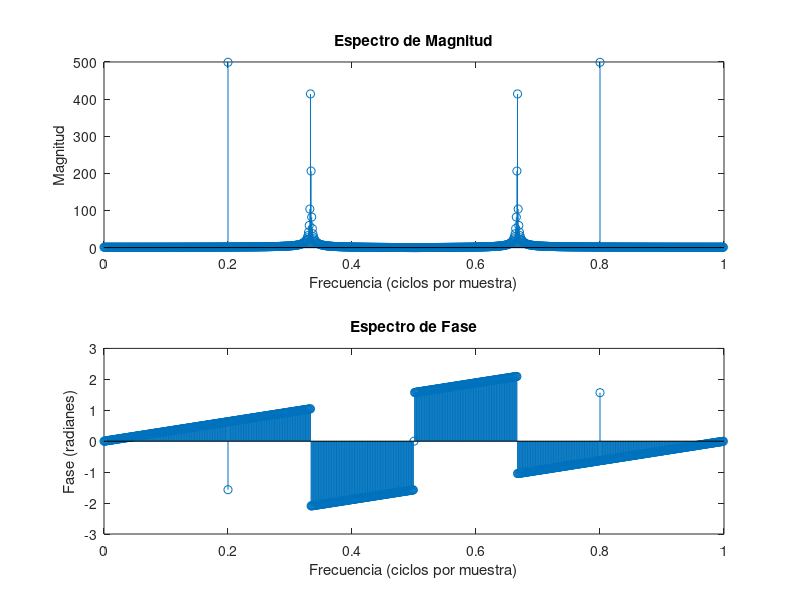

The MATLAB source for this figure:
%Enunciado
%Obtenga el espectro de magnitud y fase de la señal x(n)=cos(3n2π)+sin(5n2π), 

% Parámetros
N = 1000; % Número de muestras
n = 0:N-1; % Vector de índices de muestras
% Señal x(n)
x = cos(n .* (2*pi/3)) + sin(n .* (2*pi/5));

% Cálculo de la DFT
X = fft(x);

% Cálculo de las frecuencias correspondientes a los bins de la DFT
frequencies = (0:N-1) * (1/N);

% Gráfica del espectro de magnitud
subplot(2, 1, 1);
stem(frequencies, abs(X));
xlabel('Frecuencia (ciclos por muestra)');
ylabel('Magnitud');
title('Espectro de Magnitud');

% Gráfica del espectro de fase
subplot(2, 1, 2);
stem(frequencies, angle(X));
xlabel('Frecuencia (ciclos por muestra)');
ylabel('Fase (radianes)');
title('Espectro de Fase');
